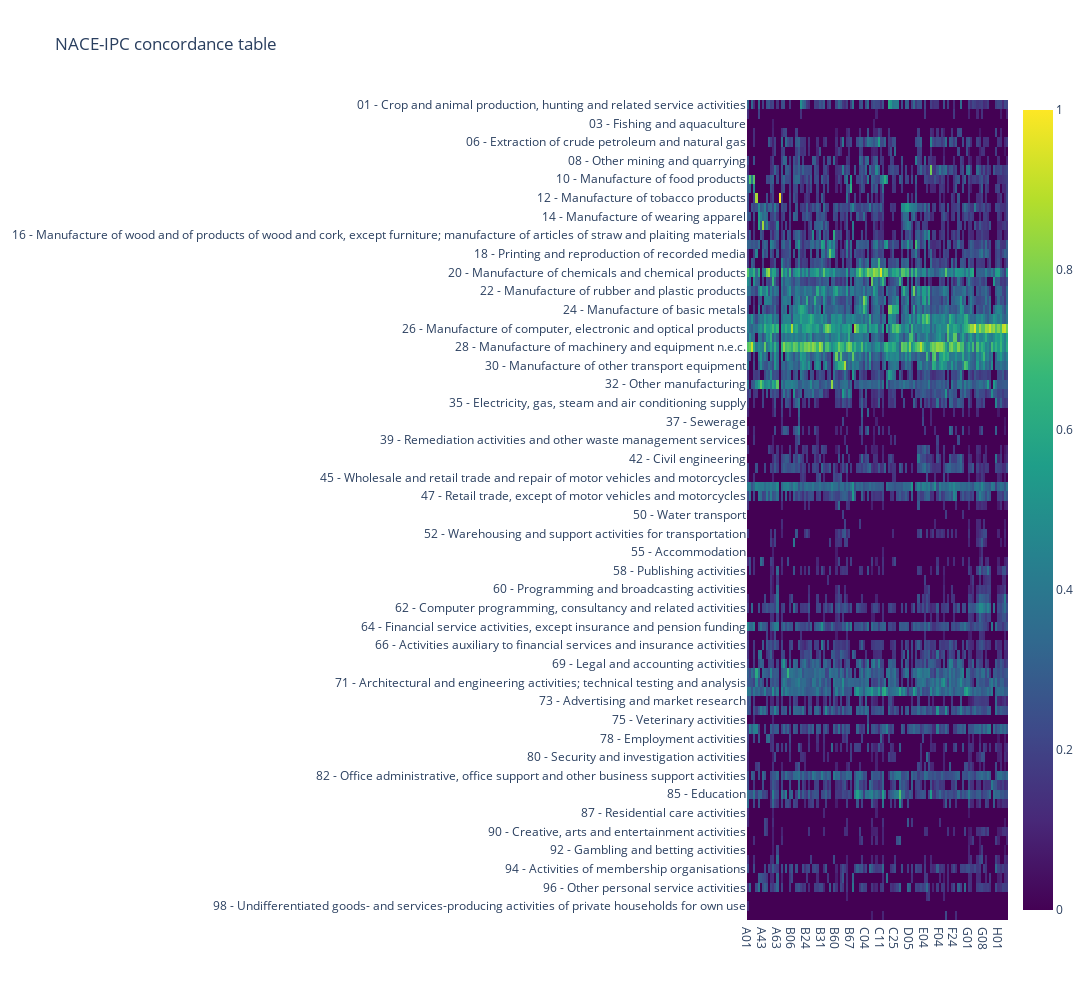

The notebook cell this image was saved under:
### Code cell
import numpy as np
# Visualize NACE-IPC concordance table using plotly heatmap
def visualize_nace_ipc(nace_ipc_df):
    import plotly.graph_objects as go
    
    
    fig = go.Figure(data=go.Heatmap(
                   z=nace_ipc_df.values,
                   x=nace_ipc_df.columns,
                   y=[ code_label_mapping[str(i)] for i in nace_ipc_df.index],
                   colorscale='Viridis'))
    fig['layout']['yaxis']['autorange'] = "reversed"
    fig.update_layout(
        #height=1000, width=2000, 
                      title_text='NACE-IPC concordance table')
    return fig
    
fig = visualize_nace_ipc(np.power(nace_ipc_df, 0.25))
cs_py.plot(fig, filename = 'nace_ipc_heatmap', auto_open=False)
fig

### Figure 1 — Plotly figure (JSON) as saved in the notebook; plotly's stock layout.template omitted (floating-point values rounded to 4 significant figures; data arrays with more than 128 entries replaced by an {"elided": "..."} marker saying what was removed)
{"data": [{"colorscale": [[0, "#440154"], [0.1111, "#482878"], [0.2222, "#3e4989"], [0.3333, "#31688e"], [0.4444, "#26828e"], [0.5556, "#1f9e89"], [0.6667, "#35b779"], [0.7778, "#6ece58"], [0.8889, "#b5de2b"], [1, "#fde725"]], "type": "heatmap", "x": ["A01", "A21", "A22", "A23", "A24", "A41", "A42", "A43", "A44", "A45", "A46", "A47", "A61", "A62", "A63", "A99", "B01", "B02", "B03", "B04", "B05", "B06", "B07", "B08", "B09", "B21", "B22", "B23", "B24", "B25", "B26", "B27", "B28", "B29", "B30", "B31", "B32", "B33", "B41", "B42", "B43", "B44", "B60", "B61", "B62", "B63", "B64", "B65", "B66", "B67", "B68", "B81", "B82", "C01", "C02", "C03", "C04", "C05", "C06", "C07", "C08", "C09", "C10", "C11", "C12", "C13", "C14", "C21", "C22", "C23", "C25", "C30", "C40", "D01", "D02", "D03", "D04", "D05", "D06", "D07", "D21", "E01", "E02", "E03", "E04", "E05", "E06", "E21", "F01", "F02", "F03", "F04", "F15", "F16", "F17", "F21", "F22", "F23", "F24", "F25", "F26", "F27", "F28", "F41", "F42", "G01", "G02", "G03", "G04", "G05", "G06", "G07", "G08", "G09", "G10", "G11", "G12", "G16", "G21", "H01", "H02", "H03", "H04", "H05"], "y": ["01 - Crop and animal production, hunting and related service activities", "02 - Forestry and logging", "03 - Fishing and aquaculture", "05 - Mining of coal and lignite", "06 - Extraction of crude petroleum and natural gas", "07 - Mining of metal ores", "08 - Other mining and quarrying", "09 - Mining support service activities", "10 - Manufacture of food products", "11 - Manufacture of beverages", "12 - Manufacture of tobacco products", "13 - Manufacture of textiles", "14 - Manufacture of wearing apparel", "15 - Manufacture of leather and related products", "16 - Manufacture of wood and of products of wood and cork, except furniture; manufacture of articles of straw and plaiting materials", "17 - Manufacture of paper and paper products", "18 - Printing and reproduction of recorded media", "19 - Manufacture of coke and refined petroleum products", "20 - Manufacture of chemicals and chemical products", "21 - Manufacture of basic pharmaceutical products and pharmaceutical preparations", "22 - Manufacture of rubber and plastic products", "23 - Manufacture of other non-metallic mineral products", "24 - Manufacture of basic metals", "25 - Manufacture of fabricated metal products, except machinery and equipment", "26 - Manufacture of computer, electronic and optical products", "27 - Manufacture of electrical equipment", "28 - Manufacture of machinery and equipment n.e.c.", "29 - Manufacture of motor vehicles, trailers and semi-trailers", "30 - Manufacture of other transport equipment", "31 - Manufacture of furniture", "32 - Other manufacturing", "33 - Repair and installation of machinery and equipment", "35 - Electricity, gas, steam and air conditioning supply", "36 - Water collection, treatment and supply", "37 - Sewerage", "38 - Waste collection, treatment and disposal activities; materials recovery", "39 - Remediation activities and other waste management services", "41 - Construction of buildings", "42 - Civil engineering", "43 - Specialised construction activities", "45 - Wholesale and retail trade and repair of motor vehicles and motorcycles", "46 - Wholesale trade, except of motor vehicles and motorcycles", "47 - Retail trade, except of motor vehicles and motorcycles", "49 - Land transport and transport via pipelines", "50 - Water transport", "51 - Air transport", "52 - Warehousing and support activities for transportation", "53 - Postal and courier activities", "55 - Accommodation", "56 - Food and beverage service activities", "58 - Publishing activities", "59 - Motion picture, video and television programme production, sound recording and music publishing activities", "60 - Programming and broadcasting activities", "61 - Telecommunications", "62 - Computer programming, consultancy and related activities", "63 - Information service activities", "64 - Financial service activities, except insurance and pension funding", "65 - Insurance, reinsurance and pension funding, except compulsory social security", "66 - Activities auxiliary to financial services and insurance activities", "68 - Real estate activities", "69 - Legal and accounting activities", "70 - Activities of head offices; management consultancy activities", "71 - Architectural and engineering activities; technical testing and analysis", "72 - Scientific research and development", "73 - Advertising and market research", "74 - Other professional, scientific and technical activities", "75 - Veterinary activities", "77 - Rental and leasing activities", "78 - Employment activities", "79 - Travel agency, tour operator and other reservation service and related activities", "80 - Security and investigation activities", "81 - Services to buildings and landscape activities", "82 - Office administrative, office support and other business support activities", "84 - Public administration and defence; compulsory social security", "85 - Education", "86 - Human health activities", "87 - Residential care activities", "88 - Social work activities without accommodation", "90 - Creative, arts and entertainment activities", "91 - Libraries, archives, museums and other cultural activities", "92 - Gambling and betting activities", "93 - Sports activities and amusement and recreation activities", "94 - Activities of membership organisations", "95 - Repair of computers and personal and household goods", "96 - Other personal service activities", "97 - Activities of households as employers of domestic personnel", "98 - Undifferentiated goods- and services-producing activities of private households for own use", "99 - Activities of extraterritorial organisations and bodies"], "z": {"elided": "88x124 float values"}}], "layout": {"height": 1000, "title": {"text": "NACE-IPC concordance table"}, "width": 2000, "yaxis": {"autorange": "reversed"}}}
